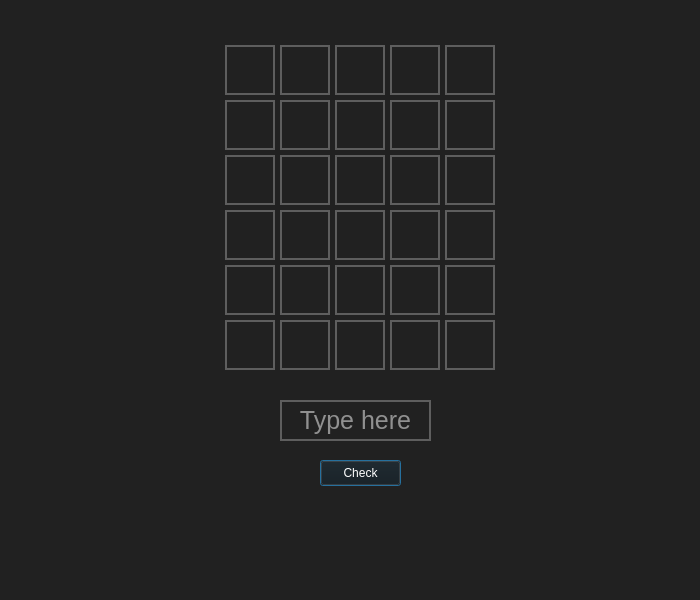
<?xml version="1.0" encoding="UTF-8"?>
<ui version="4.0">
 <class>Dialog</class>
 <widget class="QDialog" name="Dialog">
  <property name="geometry">
   <rect>
    <x>0</x>
    <y>0</y>
    <width>700</width>
    <height>600</height>
   </rect>
  </property>
  <property name="windowTitle">
   <string>Dialog</string>
  </property>
  <property name="styleSheet">
   <string notr="true">background-color: rgb(33, 33, 33);
</string>
  </property>
  <widget class="QLabel" name="b1">
   <property name="geometry">
    <rect>
     <x>225</x>
     <y>45</y>
     <width>50</width>
     <height>50</height>
    </rect>
   </property>
   <property name="styleSheet">
    <string notr="true">background-color: rgb(33, 33, 33);
border: 2px solid rgb(94, 94, 94);
</string>
   </property>
   <property name="text">
    <string/>
   </property>
   <property name="alignment">
    <set>Qt::AlignCenter</set>
   </property>
  </widget>
  <widget class="QLabel" name="b2">
   <property name="geometry">
    <rect>
     <x>280</x>
     <y>45</y>
     <width>50</width>
     <height>50</height>
    </rect>
   </property>
   <property name="styleSheet">
    <string notr="true">background-color: rgb(33, 33, 33);
border: 2px solid rgb(94, 94, 94);
</string>
   </property>
   <property name="text">
    <string/>
   </property>
   <property name="alignment">
    <set>Qt::AlignCenter</set>
   </property>
  </widget>
  <widget class="QLabel" name="b3">
   <property name="geometry">
    <rect>
     <x>335</x>
     <y>45</y>
     <width>50</width>
     <height>50</height>
    </rect>
   </property>
   <property name="styleSheet">
    <string notr="true">background-color: rgb(33, 33, 33);
border: 2px solid rgb(94, 94, 94);
</string>
   </property>
   <property name="text">
    <string/>
   </property>
   <property name="alignment">
    <set>Qt::AlignCenter</set>
   </property>
  </widget>
  <widget class="QLabel" name="b4">
   <property name="geometry">
    <rect>
     <x>390</x>
     <y>45</y>
     <width>50</width>
     <height>50</height>
    </rect>
   </property>
   <property name="styleSheet">
    <string notr="true">background-color: rgb(33, 33, 33);
border: 2px solid rgb(94, 94, 94);
</string>
   </property>
   <property name="text">
    <string/>
   </property>
   <property name="alignment">
    <set>Qt::AlignCenter</set>
   </property>
  </widget>
  <widget class="QLabel" name="b5">
   <property name="geometry">
    <rect>
     <x>445</x>
     <y>45</y>
     <width>50</width>
     <height>50</height>
    </rect>
   </property>
   <property name="styleSheet">
    <string notr="true">background-color: rgb(33, 33, 33);
border: 2px solid rgb(94, 94, 94);
</string>
   </property>
   <property name="text">
    <string/>
   </property>
   <property name="alignment">
    <set>Qt::AlignCenter</set>
   </property>
  </widget>
  <widget class="QLabel" name="b9">
   <property name="geometry">
    <rect>
     <x>390</x>
     <y>100</y>
     <width>50</width>
     <height>50</height>
    </rect>
   </property>
   <property name="styleSheet">
    <string notr="true">background-color: rgb(33, 33, 33);
border: 2px solid rgb(94, 94, 94);
</string>
   </property>
   <property name="text">
    <string/>
   </property>
   <property name="alignment">
    <set>Qt::AlignCenter</set>
   </property>
  </widget>
  <widget class="QLabel" name="b10">
   <property name="geometry">
    <rect>
     <x>445</x>
     <y>100</y>
     <width>50</width>
     <height>50</height>
    </rect>
   </property>
   <property name="styleSheet">
    <string notr="true">background-color: rgb(33, 33, 33);
border: 2px solid rgb(94, 94, 94);
</string>
   </property>
   <property name="text">
    <string/>
   </property>
   <property name="alignment">
    <set>Qt::AlignCenter</set>
   </property>
  </widget>
  <widget class="QLabel" name="b7">
   <property name="geometry">
    <rect>
     <x>280</x>
     <y>100</y>
     <width>50</width>
     <height>50</height>
    </rect>
   </property>
   <property name="styleSheet">
    <string notr="true">background-color: rgb(33, 33, 33);
border: 2px solid rgb(94, 94, 94);
</string>
   </property>
   <property name="text">
    <string/>
   </property>
   <property name="alignment">
    <set>Qt::AlignCenter</set>
   </property>
  </widget>
  <widget class="QLabel" name="b8">
   <property name="geometry">
    <rect>
     <x>335</x>
     <y>100</y>
     <width>50</width>
     <height>50</height>
    </rect>
   </property>
   <property name="styleSheet">
    <string notr="true">background-color: rgb(33, 33, 33);
border: 2px solid rgb(94, 94, 94);
</string>
   </property>
   <property name="text">
    <string/>
   </property>
   <property name="alignment">
    <set>Qt::AlignCenter</set>
   </property>
  </widget>
  <widget class="QLabel" name="b6">
   <property name="geometry">
    <rect>
     <x>225</x>
     <y>100</y>
     <width>50</width>
     <height>50</height>
    </rect>
   </property>
   <property name="styleSheet">
    <string notr="true">background-color: rgb(33, 33, 33);
border: 2px solid rgb(94, 94, 94);
</string>
   </property>
   <property name="text">
    <string/>
   </property>
   <property name="alignment">
    <set>Qt::AlignCenter</set>
   </property>
  </widget>
  <widget class="QLabel" name="b11">
   <property name="geometry">
    <rect>
     <x>225</x>
     <y>155</y>
     <width>50</width>
     <height>50</height>
    </rect>
   </property>
   <property name="styleSheet">
    <string notr="true">background-color: rgb(33, 33, 33);
border: 2px solid rgb(94, 94, 94);
</string>
   </property>
   <property name="text">
    <string/>
   </property>
   <property name="alignment">
    <set>Qt::AlignCenter</set>
   </property>
  </widget>
  <widget class="QLabel" name="b12">
   <property name="geometry">
    <rect>
     <x>280</x>
     <y>155</y>
     <width>50</width>
     <height>50</height>
    </rect>
   </property>
   <property name="styleSheet">
    <string notr="true">background-color: rgb(33, 33, 33);
border: 2px solid rgb(94, 94, 94);
</string>
   </property>
   <property name="text">
    <string/>
   </property>
   <property name="alignment">
    <set>Qt::AlignCenter</set>
   </property>
  </widget>
  <widget class="QLabel" name="b15">
   <property name="geometry">
    <rect>
     <x>445</x>
     <y>155</y>
     <width>50</width>
     <height>50</height>
    </rect>
   </property>
   <property name="styleSheet">
    <string notr="true">background-color: rgb(33, 33, 33);
border: 2px solid rgb(94, 94, 94);
</string>
   </property>
   <property name="text">
    <string/>
   </property>
   <property name="alignment">
    <set>Qt::AlignCenter</set>
   </property>
  </widget>
  <widget class="QLabel" name="b14">
   <property name="geometry">
    <rect>
     <x>390</x>
     <y>155</y>
     <width>50</width>
     <height>50</height>
    </rect>
   </property>
   <property name="styleSheet">
    <string notr="true">background-color: rgb(33, 33, 33);
border: 2px solid rgb(94, 94, 94);
</string>
   </property>
   <property name="text">
    <string/>
   </property>
   <property name="alignment">
    <set>Qt::AlignCenter</set>
   </property>
  </widget>
  <widget class="QLabel" name="b13">
   <property name="geometry">
    <rect>
     <x>335</x>
     <y>155</y>
     <width>50</width>
     <height>50</height>
    </rect>
   </property>
   <property name="styleSheet">
    <string notr="true">background-color: rgb(33, 33, 33);
border: 2px solid rgb(94, 94, 94);
</string>
   </property>
   <property name="text">
    <string/>
   </property>
   <property name="alignment">
    <set>Qt::AlignCenter</set>
   </property>
  </widget>
  <widget class="QLabel" name="b19">
   <property name="geometry">
    <rect>
     <x>390</x>
     <y>210</y>
     <width>50</width>
     <height>50</height>
    </rect>
   </property>
   <property name="styleSheet">
    <string notr="true">background-color: rgb(33, 33, 33);
border: 2px solid rgb(94, 94, 94);
</string>
   </property>
   <property name="text">
    <string/>
   </property>
   <property name="alignment">
    <set>Qt::AlignCenter</set>
   </property>
  </widget>
  <widget class="QLabel" name="b28">
   <property name="geometry">
    <rect>
     <x>335</x>
     <y>320</y>
     <width>50</width>
     <height>50</height>
    </rect>
   </property>
   <property name="styleSheet">
    <string notr="true">background-color: rgb(33, 33, 33);
border: 2px solid rgb(94, 94, 94);
</string>
   </property>
   <property name="text">
    <string/>
   </property>
   <property name="alignment">
    <set>Qt::AlignCenter</set>
   </property>
  </widget>
  <widget class="QLabel" name="b21">
   <property name="geometry">
    <rect>
     <x>225</x>
     <y>265</y>
     <width>50</width>
     <height>50</height>
    </rect>
   </property>
   <property name="styleSheet">
    <string notr="true">background-color: rgb(33, 33, 33);
border: 2px solid rgb(94, 94, 94);
</string>
   </property>
   <property name="text">
    <string/>
   </property>
   <property name="alignment">
    <set>Qt::AlignCenter</set>
   </property>
  </widget>
  <widget class="QLabel" name="b30">
   <property name="geometry">
    <rect>
     <x>445</x>
     <y>320</y>
     <width>50</width>
     <height>50</height>
    </rect>
   </property>
   <property name="styleSheet">
    <string notr="true">background-color: rgb(33, 33, 33);
border: 2px solid rgb(94, 94, 94);
</string>
   </property>
   <property name="text">
    <string/>
   </property>
   <property name="alignment">
    <set>Qt::AlignCenter</set>
   </property>
  </widget>
  <widget class="QLabel" name="b20">
   <property name="geometry">
    <rect>
     <x>445</x>
     <y>210</y>
     <width>50</width>
     <height>50</height>
    </rect>
   </property>
   <property name="styleSheet">
    <string notr="true">background-color: rgb(33, 33, 33);
border: 2px solid rgb(94, 94, 94);
</string>
   </property>
   <property name="text">
    <string/>
   </property>
   <property name="alignment">
    <set>Qt::AlignCenter</set>
   </property>
  </widget>
  <widget class="QLabel" name="b29">
   <property name="geometry">
    <rect>
     <x>390</x>
     <y>320</y>
     <width>50</width>
     <height>50</height>
    </rect>
   </property>
   <property name="styleSheet">
    <string notr="true">background-color: rgb(33, 33, 33);
border: 2px solid rgb(94, 94, 94);
</string>
   </property>
   <property name="text">
    <string/>
   </property>
   <property name="alignment">
    <set>Qt::AlignCenter</set>
   </property>
  </widget>
  <widget class="QLabel" name="b22">
   <property name="geometry">
    <rect>
     <x>280</x>
     <y>265</y>
     <width>50</width>
     <height>50</height>
    </rect>
   </property>
   <property name="styleSheet">
    <string notr="true">background-color: rgb(33, 33, 33);
border: 2px solid rgb(94, 94, 94);
</string>
   </property>
   <property name="text">
    <string/>
   </property>
   <property name="alignment">
    <set>Qt::AlignCenter</set>
   </property>
  </widget>
  <widget class="QLabel" name="b25">
   <property name="geometry">
    <rect>
     <x>445</x>
     <y>265</y>
     <width>50</width>
     <height>50</height>
    </rect>
   </property>
   <property name="styleSheet">
    <string notr="true">background-color: rgb(33, 33, 33);
border: 2px solid rgb(94, 94, 94);
</string>
   </property>
   <property name="text">
    <string/>
   </property>
   <property name="alignment">
    <set>Qt::AlignCenter</set>
   </property>
  </widget>
  <widget class="QLabel" name="b26">
   <property name="geometry">
    <rect>
     <x>225</x>
     <y>320</y>
     <width>50</width>
     <height>50</height>
    </rect>
   </property>
   <property name="styleSheet">
    <string notr="true">background-color: rgb(33, 33, 33);
border: 2px solid rgb(94, 94, 94);
</string>
   </property>
   <property name="text">
    <string/>
   </property>
   <property name="alignment">
    <set>Qt::AlignCenter</set>
   </property>
  </widget>
  <widget class="QLabel" name="b17">
   <property name="geometry">
    <rect>
     <x>280</x>
     <y>210</y>
     <width>50</width>
     <height>50</height>
    </rect>
   </property>
   <property name="styleSheet">
    <string notr="true">background-color: rgb(33, 33, 33);
border: 2px solid rgb(94, 94, 94);
</string>
   </property>
   <property name="text">
    <string/>
   </property>
   <property name="alignment">
    <set>Qt::AlignCenter</set>
   </property>
  </widget>
  <widget class="QLabel" name="b24">
   <property name="geometry">
    <rect>
     <x>390</x>
     <y>265</y>
     <width>50</width>
     <height>50</height>
    </rect>
   </property>
   <property name="styleSheet">
    <string notr="true">background-color: rgb(33, 33, 33);
border: 2px solid rgb(94, 94, 94);
</string>
   </property>
   <property name="text">
    <string/>
   </property>
   <property name="alignment">
    <set>Qt::AlignCenter</set>
   </property>
  </widget>
  <widget class="QLabel" name="b18">
   <property name="geometry">
    <rect>
     <x>335</x>
     <y>210</y>
     <width>50</width>
     <height>50</height>
    </rect>
   </property>
   <property name="styleSheet">
    <string notr="true">background-color: rgb(33, 33, 33);
border: 2px solid rgb(94, 94, 94);
</string>
   </property>
   <property name="text">
    <string/>
   </property>
   <property name="alignment">
    <set>Qt::AlignCenter</set>
   </property>
  </widget>
  <widget class="QLabel" name="b23">
   <property name="geometry">
    <rect>
     <x>335</x>
     <y>265</y>
     <width>50</width>
     <height>50</height>
    </rect>
   </property>
   <property name="styleSheet">
    <string notr="true">background-color: rgb(33, 33, 33);
border: 2px solid rgb(94, 94, 94);
</string>
   </property>
   <property name="text">
    <string/>
   </property>
   <property name="alignment">
    <set>Qt::AlignCenter</set>
   </property>
  </widget>
  <widget class="QLabel" name="b16">
   <property name="geometry">
    <rect>
     <x>225</x>
     <y>210</y>
     <width>50</width>
     <height>50</height>
    </rect>
   </property>
   <property name="styleSheet">
    <string notr="true">background-color: rgb(33, 33, 33);
border: 2px solid rgb(94, 94, 94);
</string>
   </property>
   <property name="text">
    <string/>
   </property>
   <property name="alignment">
    <set>Qt::AlignCenter</set>
   </property>
  </widget>
  <widget class="QLabel" name="b27">
   <property name="geometry">
    <rect>
     <x>280</x>
     <y>320</y>
     <width>50</width>
     <height>50</height>
    </rect>
   </property>
   <property name="styleSheet">
    <string notr="true">background-color: rgb(33, 33, 33);
border: 2px solid rgb(94, 94, 94);
</string>
   </property>
   <property name="text">
    <string/>
   </property>
   <property name="alignment">
    <set>Qt::AlignCenter</set>
   </property>
  </widget>
  <widget class="QLineEdit" name="inputword">
   <property name="geometry">
    <rect>
     <x>280</x>
     <y>400</y>
     <width>151</width>
     <height>41</height>
    </rect>
   </property>
   <property name="styleSheet">
    <string notr="true">background-color: rgb(33, 33, 33);
border: 2px solid rgb(94,94,94);
color: rgb(255, 255, 255);
font-size: 25px;
</string>
   </property>
   <property name="alignment">
    <set>Qt::AlignCenter</set>
   </property>
   <property name="placeholderText">
    <string>Type here</string>
   </property>
  </widget>
  <widget class="QPushButton" name="checkbutton">
   <property name="geometry">
    <rect>
     <x>320</x>
     <y>460</y>
     <width>81</width>
     <height>26</height>
    </rect>
   </property>
   <property name="styleSheet">
    <string notr="true">color: rgb(255, 255, 255);
background-color: rgb(20, 20, 20);</string>
   </property>
   <property name="text">
    <string>Check</string>
   </property>
  </widget>
 </widget>
 <resources/>
 <connections/>
</ui>
